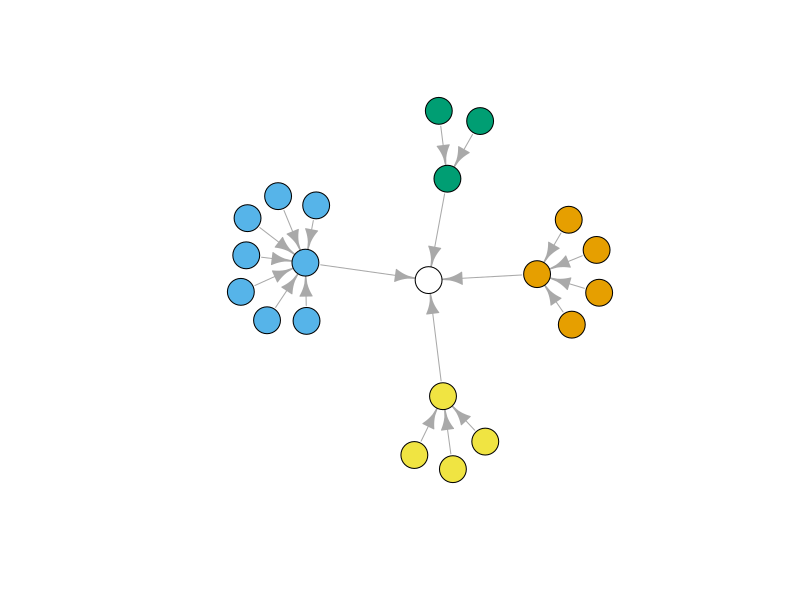

Here is the R script that generated this plot:
##########################################################################
# Preamble
##########################################################################

setwd("C:/YOUR_WORKING_DIRECTORY_PATH") # Set working directory
rm(list=ls()) # Empty workspace

##########################################################################
# Load packages
##########################################################################
library(tidyverse) # Collection of all the good stuff like dplyr, ggplot2 ect.
library(magrittr) # For extra-piping operators (eg. %<>%)
library(data.table) # Good format to work with large datasets
library(igraph) 
library(skimr)

##########################################################################
# Load data
##########################################################################

el.advice <- fread("../data/Krack-High-Tec-edgelist-Advice.txt", data.table = FALSE)
el.friendship <- fread("../data/Krack-High-Tec-edgelist-Friendship.txt", data.table = FALSE)
el.reports <- fread("../data/Krack-High-Tec-edgelist-ReportsTo.txt", data.table = FALSE)
attributes <- fread("../data/Krack-High-Tec-Attributes.csv", data.table = FALSE)

##########################################################################
# Some cl
##########################################################################

colnames(el.advice) <- c('ego', 'alter', 'advice_tie')
colnames(el.friendship) <- c('ego', 'alter', 'friendship_tie')
colnames(el.reports) <- c('ego', 'alter', 'reports_tie')
colnames(attributes)<-tolower(colnames(attributes))

##########################################################################
# Inspect the data
##########################################################################

head(el.advice)
head(el.friendship)
head(el.reports)
head(attributes)

##########################################################################
# Create a graph object for the different networks
##########################################################################

g.reports <- graph_from_data_frame(d = el.reports %>% filter(reports_tie != 0) %>% select(ego, alter),
                                  vertices = attributes,
                                  directed = TRUE)

# Label the edgetype
E(g.reports)$type = "reports"

g.reports

#... go on for the other graphs

##########################################################################
# visualize (first simple shot)
##########################################################################

plot(g.reports, 
     vertex.color=V(g.reports)$dept, 
     vertex.label=NA)
# makes sense... an organigramm